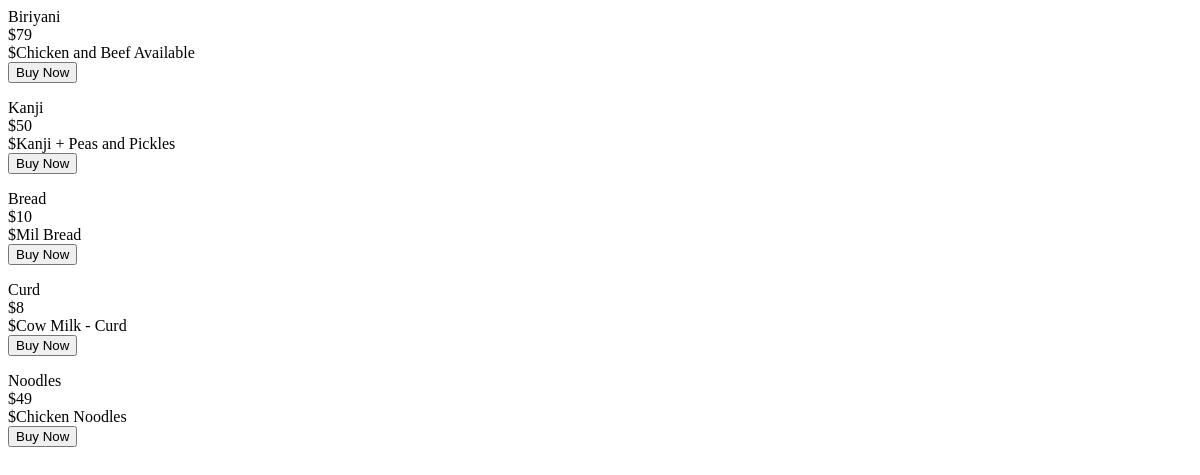
/foodorder.php, run on an earlier commit of the app's database.
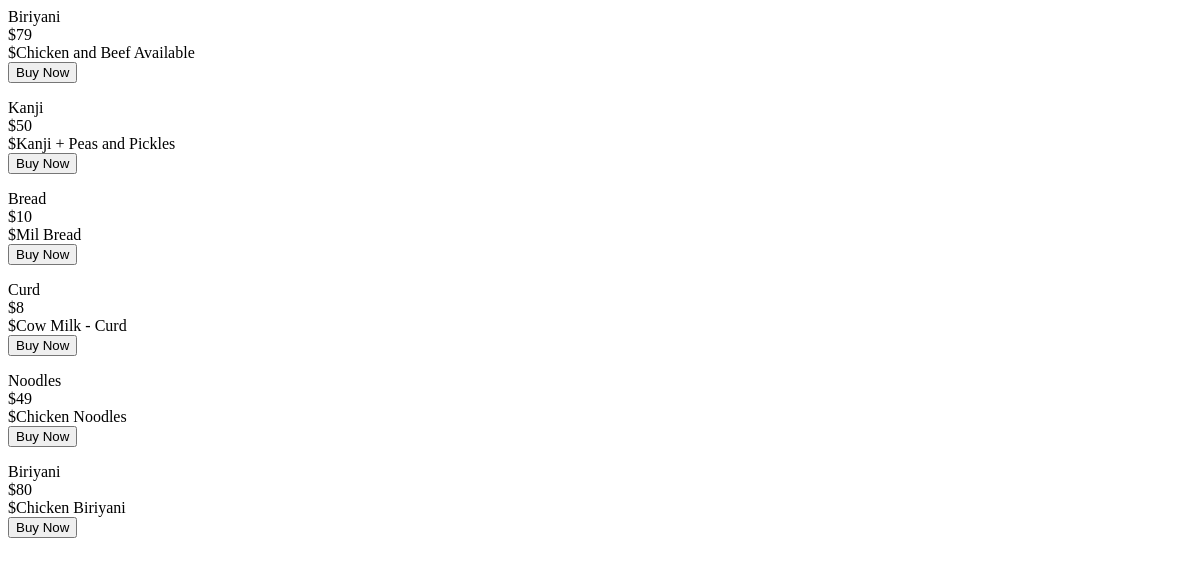
And on a later commit of the database.
### tables this page shows
CREATE TABLE `tb_foodreg` (
  `fid` int(11) NOT NULL,
  `fkey` varchar(8) NOT NULL,
  `fname` varchar(50) NOT NULL,
  `fdate` varchar(100) NOT NULL,
  `ftime` varchar(70) NOT NULL,
  `fdesc` varchar(100) NOT NULL,
  `fprice` varchar(10) NOT NULL,
  `fqty` int(11) NOT NULL,
  `fstatus` enum('0','1','') NOT NULL,
  `delstatus` enum('0','1') NOT NULL,
  `loginid` int(11) NOT NULL
);

### foodorder.php (the view, shortened to what this page needs)
<?php
include('connection.php');
?>
<html>
<head>
</head>
<body>
<?php
$result = mysqli_query($conn,"SELECT * FROM `tb_foodreg`");
while($row = mysqli_fetch_assoc($result)){
		echo "<div class='product_wrapper'>
			  <form method='post' action=''>
			  <input type='hidden' name='code' value=".$row['fkey']." />
			  <div class='name'>".$row['fname']."</div>
		   	  <div class='price'>$".$row['fprice']."</div>
		   	  <div class='price'>$".$row['fdesc']."</div>
			  <button type='submit' class='buy'>Buy Now</button>
			  </form>
		   	  </div>";
        }
?>
</body>
</html>

What changed in the data, as far as the page shows it:
added tb_foodreg: fname "Biriyani", fprice "80", fdesc "Chicken Biriyani"
